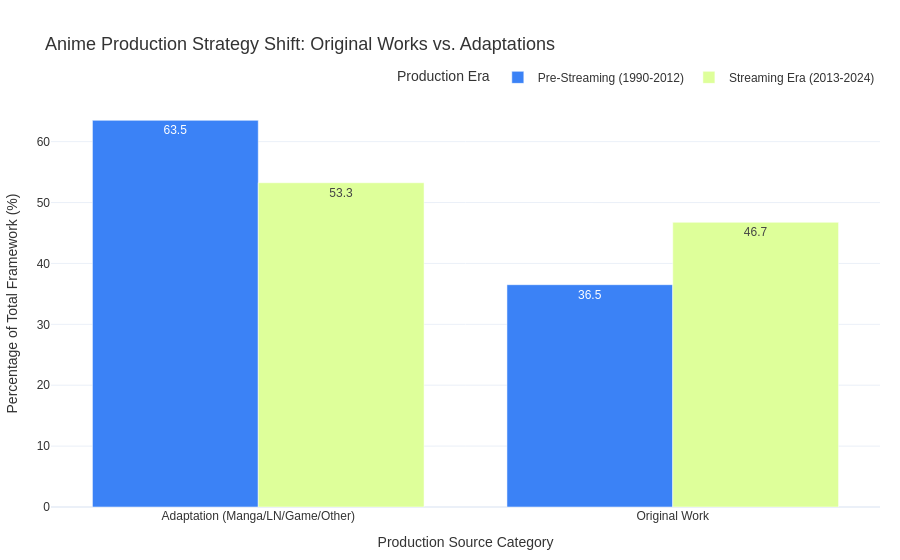

This figure's notebook cell:
### Markdown cell above
## 8. Industrial Production Structure: Original Works vs. Adaptations (Pre- vs. Post-2013)

### Objective of the Analysis
The entry of capital from Western streaming platforms (Netflix, Crunchyroll) has not only changed volumes and genres (as demonstrated in Chart 7), but has potentially altered the business and risk management models of the Japanese industry. This section analyzes whether the Streaming Era has favored the emergence of **Original Works** (created from scratch for TV/Streaming) or whether it has intensified the reliance on **Adaptations** of pre-existing material (manga, light novels, games), historically considered safer investments thanks to an already established fan base.

### Methodological Choice
To eliminate any computational overhead and meet algorithmic efficiency criteria, the entire process is vectorized using Pandas native architecture and NumPy array structures:
1. The data is vectorized into two distinct historical macro-eras using `np.where`: **Pre-Streaming (1990-2012)** and **Streaming Era (2013-2024)**.
2. The `source` column (which contains dozens of heterogeneous textual labels such as *Manga, Light Novel, Visual Novel, Game*) is reclassified in binary: the *Original* label is isolated, while all other instances are aggregated under the *Adaptation* category.
3. The absolute counts are normalized into **percentage shares within each era**. This normalization is mathematically mandatory: the post-2013 volume explosion would visually crush the previous era, making a fair proportional comparison impossible.

The visualization uses a **Grouped Bar Chart**, the optimal solution for directly comparing structural changes in percentage shares between two closed time cohorts.

### Code cell
import pandas as pd
import numpy as np
import plotly.express as px

colonna_anno = 'year'

details_ind = pd.read_parquet('../data/details_clean.parquet', engine='pyarrow', columns=['mal_id', 'source', colonna_anno])
details_ind.rename(columns={'mal_id': 'anime_id'}, inplace=True)

details_ind[colonna_anno] = pd.to_numeric(details_ind[colonna_anno], errors='coerce')
details_ind = details_ind[(details_ind[colonna_anno] >= 1990) & (details_ind[colonna_anno] <= 2024)].copy()

details_ind['Era'] = np.where(
    details_ind[colonna_anno] < 2013, 
    'Pre-Streaming (1990-2012)', 
    'Streaming Era (2013-2024)'
)

details_ind['source_clean'] = details_ind['source'].astype(str).str.strip().str.lower()

details_ind['Production_Type'] = np.where(
    details_ind['source_clean'] == 'original',
    'Original Work',
    'Adaptation (Manga/LN/Game/Other)'
)

structure_counts = details_ind.groupby(['Era', 'Production_Type']).size().reset_index(name='count')

era_totals = structure_counts.groupby('Era')['count'].sum().reset_index(name='era_total')

structure_merged = structure_counts.merge(era_totals, on='Era')
structure_merged['Share (%)'] = (structure_merged['count'] / structure_merged['era_total']) * 100

fig = px.bar(
    structure_merged,
    x='Production_Type',
    y='Share (%)',
    color='Era',
    barmode='group', 
    title='Anime Production Strategy Shift: Original Works vs. Adaptations',
    labels={'Production_Type': 'Type of Production Source', 'Share (%)': 'Proportion of Total Production (%)'},
    color_discrete_map={
        'Pre-Streaming (1990-2012)': '#3b82f6', 
        'Streaming Era (2013-2024)': '#deff9a'  
    },
    text_auto='.1f' 
)

fig.update_layout(
    template='plotly_white',
    xaxis_title='Production Source Category',
    yaxis_title='Percentage of Total Framework (%)',
    font=dict(family="Arial, sans-serif", size=12, color="#333333"),
    title_font=dict(size=18, family="Arial, sans-serif"),
    legend=dict(title='Production Era', orientation="h", yanchor="bottom", y=1.02, xanchor="right", x=1),
    margin=dict(l=50, r=20, t=100, b=50)
)

fig.show()

### Figure 1 — Plotly figure (JSON) as saved in the notebook; plotly's stock layout.template omitted (floating-point values rounded to 4 significant figures)
{"data": [{"alignmentgroup": "True", "hovertemplate": "Era=Pre-Streaming (1990-2012)<br>Type of Production Source=%{x}<br>Proportion of Total Production (%)=%{y}<extra></extra>", "legendgroup": "Pre-Streaming (1990-2012)", "marker": {"color": "#3b82f6", "pattern": {"shape": ""}}, "name": "Pre-Streaming (1990-2012)", "offsetgroup": "Pre-Streaming (1990-2012)", "orientation": "v", "showlegend": true, "textposition": "auto", "texttemplate": "%{y:.1f}", "type": "bar", "x": ["Adaptation (Manga/LN/Game/Other)", "Original Work"], "xaxis": "x", "y": [63.49, 36.51], "yaxis": "y"}, {"alignmentgroup": "True", "hovertemplate": "Era=Streaming Era (2013-2024)<br>Type of Production Source=%{x}<br>Proportion of Total Production (%)=%{y}<extra></extra>", "legendgroup": "Streaming Era (2013-2024)", "marker": {"color": "#deff9a", "pattern": {"shape": ""}}, "name": "Streaming Era (2013-2024)", "offsetgroup": "Streaming Era (2013-2024)", "orientation": "v", "showlegend": true, "textposition": "auto", "texttemplate": "%{y:.1f}", "type": "bar", "x": ["Adaptation (Manga/LN/Game/Other)", "Original Work"], "xaxis": "x", "y": [53.25, 46.75], "yaxis": "y"}], "layout": {"barmode": "group", "font": {"color": "#333333", "family": "Arial, sans-serif", "size": 12}, "legend": {"orientation": "h", "title": {"text": "Production Era"}, "tracegroupgap": 0, "x": 1, "xanchor": "right", "y": 1.02, "yanchor": "bottom"}, "margin": {"b": 50, "l": 50, "r": 20, "t": 100}, "title": {"font": {"family": "Arial, sans-serif", "size": 18}, "text": "Anime Production Strategy Shift: Original Works vs. Adaptations"}, "xaxis": {"anchor": "y", "domain": [0, 1], "title": {"text": "Production Source Category"}}, "yaxis": {"anchor": "x", "domain": [0, 1], "title": {"text": "Percentage of Total Framework (%)"}}}}
